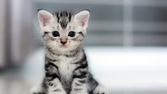
#> input picture kucing.jpg, 167 x 94 px, shrunk from 700 x 393 before the run
$ jupyter execute FilterBatas.ipynb   (shell and % lines are left out)
#> lines starting #> are read from the running program, lines starting #| are printed output that depends on the picture
[cell 1]
#import library
import matplotlib.pyplot as plt

from skimage import data
from skimage.io import imread
from skimage.color import rgb2gray
import numpy as np

[cell 2]
#Load & Plot Input Image
# membaca gambar di folder
citra1 = imread(fname="kucing.jpg")
#> citra1 is the input picture: shape (94, 167, 3); mean R, G, B 157.6, 159.2, 160.8
citra2 = imread(fname="burung.jpg")
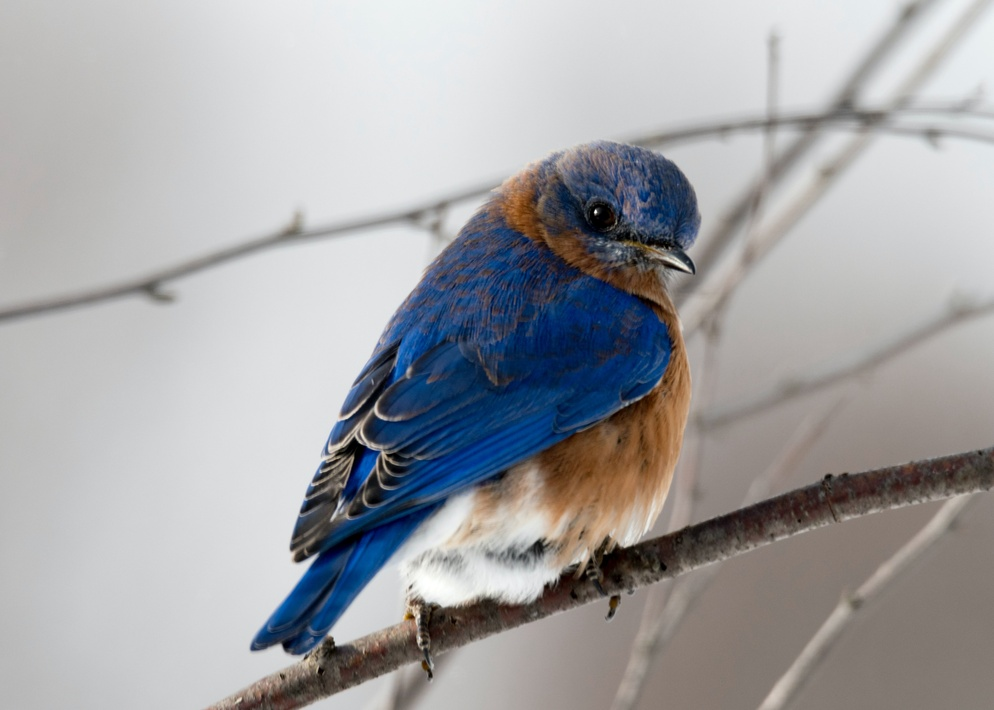
#> input picture burung.jpg, 994 x 710 px, shrunk from 4167 x 2976 before the run
#> citra2 is the input picture: shape (710, 994, 3); mean R, G, B 163.5, 163.5, 165.8

# menampilkan dimensi citra 1 dan 2
print('Shape citra 1 : ', citra1.shape)
#| Shape citra 1 :  (94, 167, 3)
print('Shape citra 2 : ', citra2.shape)
#| Shape citra 2 :  (710, 994, 3)

fig, axes = plt.subplots(1, 2, figsize=(10, 10))
ax = axes.ravel()

ax[0].imshow(citra1, cmap = 'gray')
ax[0].set_title("Citra 1")
ax[1].imshow(citra2, cmap = 'gray')
ax[1].set_title("Citra 2")
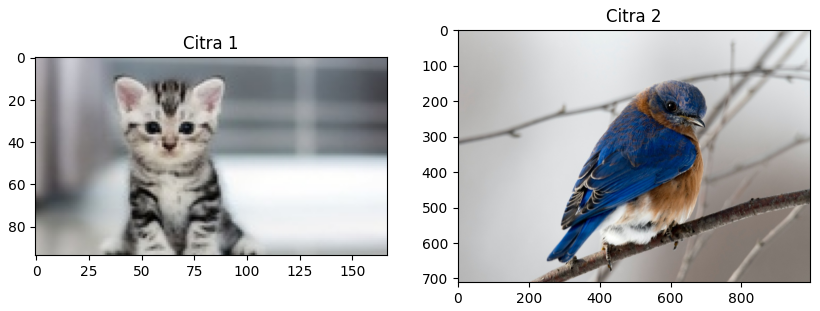
#> figure drawn by matplotlib, 2 panels

[cell 3]
#Menyiapkan variable output
# untuk mengcopy citra 1 dan 2 dengan tipe data float
copyCitra1 = citra1.copy().astype(float)
copyCitra2 = citra2.copy().astype(float)

# untuk mendapatkan dimensi citra 1 dan menginisialisasi output 1
m1,n1 = copyCitra1.shape[:2]
#> m1 = 94; n1 = 167
output1 = np.empty([m1, n1])

#  untuk mendapatkan dimensi citra 1 dan menginisialisasi output 1
m2,n2 = copyCitra2.shape[:2]
#> m2 = 710; n2 = 994
output2 = np.empty([m2, n2])

# menampilkan dimensi copycitra1 dan output1
print('Shape copy citra 1 : ', copyCitra1.shape)
#| Shape copy citra 1 :  (94, 167, 3)
print('Shape output citra 1 : ', output1.shape)
#| Shape output citra 1 :  (94, 167)
print('m1 : ',m1)
#| m1 :  94
print('n1 : ',n1)
#| n1 :  167
print()

# menampilkan dimensi copycitra2 dan output2
print('Shape copy citra 2 : ', copyCitra2.shape)
#| Shape copy citra 2 :  (710, 994, 3)
print('Shape output citra 3 : ', output2.shape)
#| Shape output citra 3 :  (710, 994)
print('m2 : ',m2)
#| m2 :  710
print('n2 : ',n2)
#| n2 :  994
print()

[cell 4]
#Proses Filter Batas Pada Citra Input 1
# melakukan looping untuk setiap posisi baris dan kolom pada citra 1
for baris in range(0, m1-1):
    for kolom in range(0, n1-1):

        a1 = baris
        b1 = kolom

        # membentuk array arr dengan nilai piksel sekitar
        arr = np.array([copyCitra1[a1-1, b1-1], copyCitra1[a1-1, b1], copyCitra1[a1, b1+1], \
            copyCitra1[a1, b1-1], copyCitra1[a1, b1+1], copyCitra1[a1+1, b1-1],  \
            copyCitra1[a1+1, b1], copyCitra1[a1+1, b1+1]])

        # menentukan nilai piksel minimum dan maksimum
        minPiksel = np.min(arr)
        maksPiksel = np.max(arr)

         # memeriksa kondisi untuk menentukan nilai piksel output1[baris, kolom]
        if np.all(copyCitra1[baris, kolom] < minPiksel):
            output1[baris, kolom] = minPiksel
        else:
            if np.any(copyCitra1[baris, kolom] > maksPiksel):
                output1[baris, kolom] = maksPiksel
            else:
                output1[baris, kolom] = copyCitra1[baris, kolom][0]

[cell 5]
#Proses Filter Batas Pada Citra Input 2
# melakukan looping untuk setiap posisi baris dan kolom pada citra 2
for baris1 in range(0, m2-1):
    for kolom1 in range(0, n2-1):

        a1 = baris1
        b1 = kolom1

        # membentuk array arr dengan nilai piksel sekitar
        arr = np.array([copyCitra2[a1-1, b1-1], copyCitra2[a1-1, b1], copyCitra2[a1, b1+1], \
            copyCitra2[a1, b1-1], copyCitra2[a1, b1+1], copyCitra2[a1+1, b1-1],  \
            copyCitra2[a1+1, b1], copyCitra2[a1+1, b1+1]])


        # menentukan nilai piksel minimum dan maksimum
        minPiksel = np.amin(arr);
        maksPiksel = np.amax(arr);

        # memeriksa kondisi untuk menentukan nilai piksel output1[baris, kolom]
        if np.all(copyCitra2[baris1, kolom1] < minPiksel):
            output2[baris1, kolom1] = minPiksel
        else:
            if np.any(copyCitra2[baris1, kolom1] > maksPiksel):
                output2[baris1, kolom1] = maksPiksel
            else:
                output2[baris1, kolom1] = copyCitra2[baris1, kolom1][0]
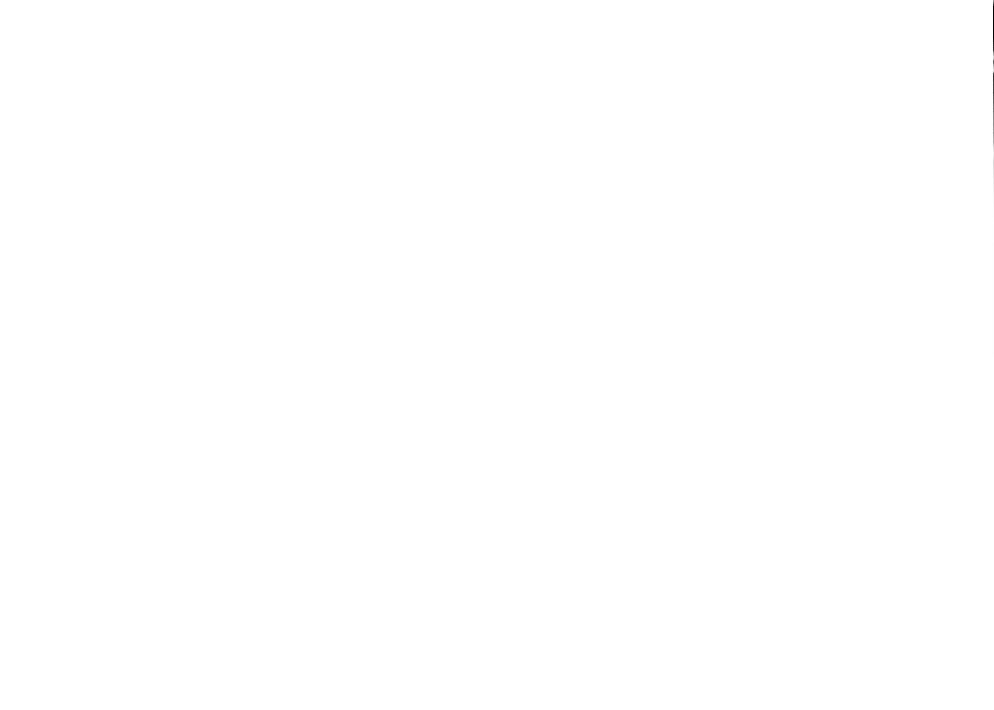
#> output2: shape (710, 994) float64; 0% of the values are NaN or infinite; the others: min -1.79e+308, max 255, mean -inf; drawn with min black, max white, NaN and infinite black

[cell 6]
#Plot Citra Input dan Output Hasil dari Filter Batas
# membuat sebuah gambar dengan ukuran 10x10 dan axes 2x2
fig, axes = plt.subplots(2, 2, figsize=(10, 10))
ax = axes.ravel()

# menampilkan input dan output citra 1 dan 2
ax[0].imshow(citra1, cmap = 'gray')
ax[0].set_title("Input Citra 1")

ax[1].imshow(citra2, cmap = 'gray')
ax[1].set_title("Input Citra 2")

ax[2].imshow(output1, cmap = 'gray')
ax[2].set_title("Output Citra 1")

ax[3].imshow(output2, cmap = 'gray')
ax[3].set_title("Output Citra 2")

fig.tight_layout()
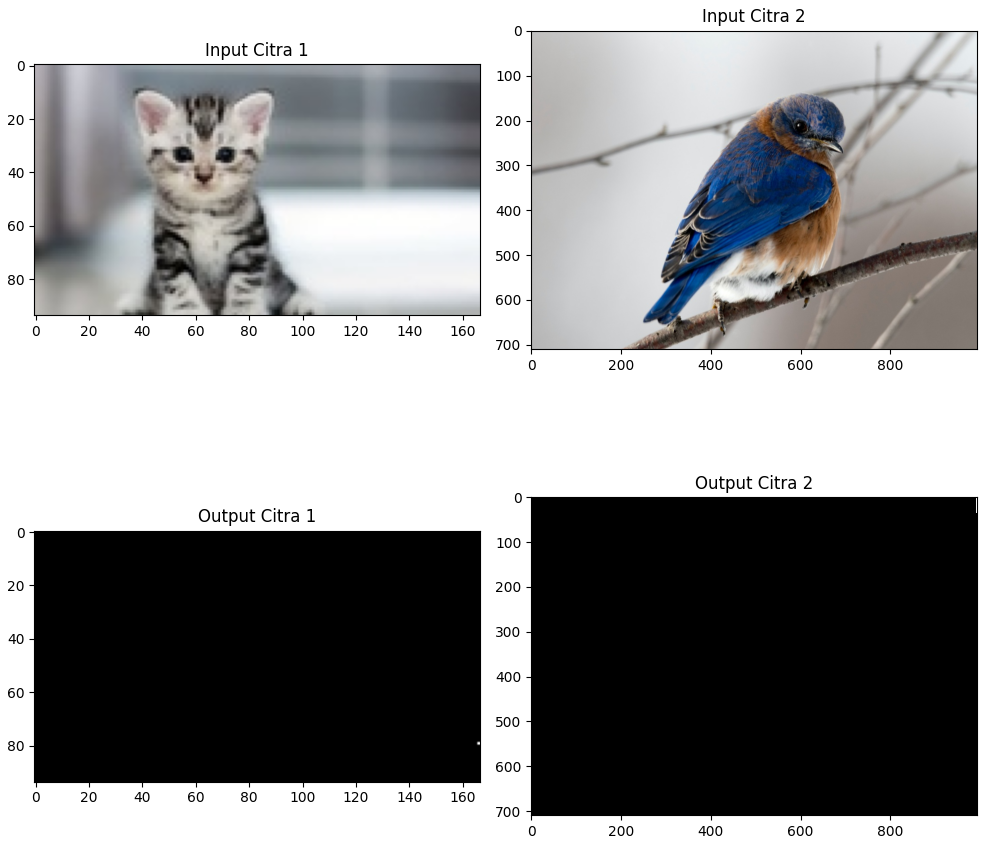
#> figure drawn by matplotlib, 4 panels
